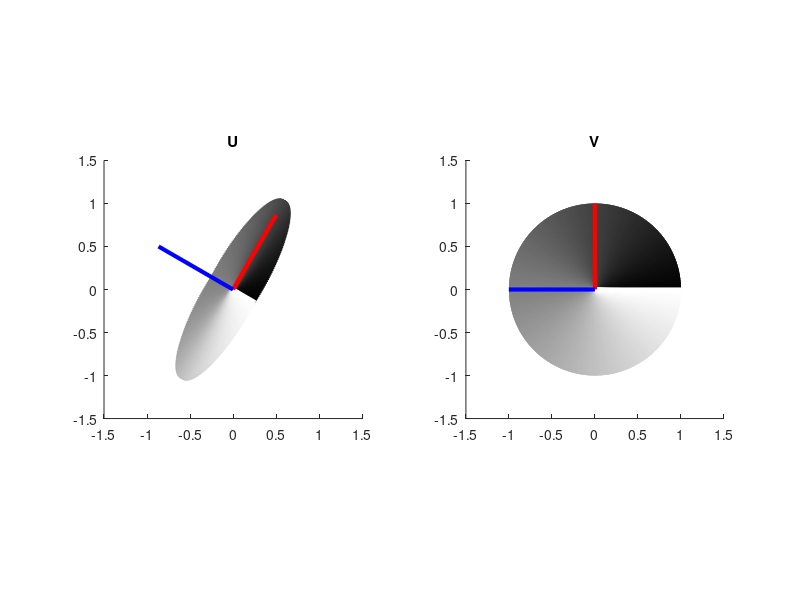

Write the MATLAB code that produced this figure.
%name : Gonul AYCI
%e-mail : aycignl@gmail.com

% determine a matrix
A = [ 0.3*cos(pi/6)   1.2*sin(pi/6)
      0.3* -sin(pi/6) 1.2*cos(pi/6)];

% adjust figure
fig1 = subplot(1,2,1);
hold on; axis equal; title('U')
fig2 = subplot(1,2,2);
hold on; axis equal; title('V')
linkaxes([fig1, fig2]);
axis([-1.5 1.5 -1.5 1.5])

for theta = 0:pi/150:2*pi

    % Her açı için birim çember üstünde bir x alıp, nereye düştüğüne bakalım
    x = [cos(theta); sin(theta)];
    y = A*x;

    % Gittikçe beyazlaşacak şekilde çizelim
    plot(fig1, [0 y(1)], [0 y(2)], ...
        'Color', [theta/(2*pi) theta/(2*pi) theta/(2*pi)], ...
        'LineWidth', 3);
    plot(fig2, [0 x(1)], [0 x(2)], ...
        'Color', [theta/(2*pi) theta/(2*pi) theta/(2*pi)], ...
        'LineWidth', 3);
end

% Bakalım, matlab'ın bulduğu değerler nasıl gözüküyor
[U, S, V] = svd(A);

% Sol ve sağ tekil vektörleri çizelim
plot(fig1,[0 U(1,1)], [0 U(2,1)], 'Color', 'red', 'LineWidth', 3);
plot(fig1,[0 U(1,2)], [0 U(2,2)], 'Color', 'blue', 'LineWidth', 3);
plot(fig2,[0 V(1,1)], [0 V(2,1)], 'Color', 'red', 'LineWidth', 3);
plot(fig2,[0 V(1,2)], [0 V(2,2)], 'Color', 'blue', 'LineWidth', 3);
